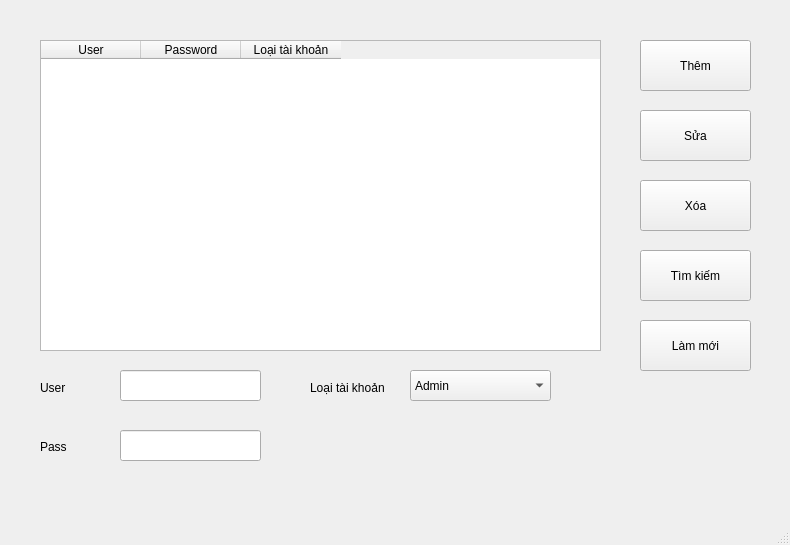
<?xml version="1.0" encoding="UTF-8"?>
<ui version="4.0">
 <class>QuanLyTaiKhoan</class>
 <widget class="QMainWindow" name="QuanLyTaiKhoan">
  <property name="geometry">
   <rect>
    <x>0</x>
    <y>0</y>
    <width>790</width>
    <height>545</height>
   </rect>
  </property>
  <property name="windowTitle">
   <string>QuanLyTaiKhoan</string>
  </property>
  <widget class="QWidget" name="centralwidget">
   <widget class="QTableWidget" name="tblTaiKhoan">
    <property name="geometry">
     <rect>
      <x>40</x>
      <y>40</y>
      <width>561</width>
      <height>311</height>
     </rect>
    </property>
    <column>
     <property name="text">
      <string>User</string>
     </property>
    </column>
    <column>
     <property name="text">
      <string>Password</string>
     </property>
    </column>
    <column>
     <property name="text">
      <string>Loại tài khoản</string>
     </property>
    </column>
   </widget>
   <widget class="QPushButton" name="btnAdd">
    <property name="geometry">
     <rect>
      <x>640</x>
      <y>40</y>
      <width>111</width>
      <height>51</height>
     </rect>
    </property>
    <property name="text">
     <string>Thêm</string>
    </property>
   </widget>
   <widget class="QPushButton" name="btnSua">
    <property name="geometry">
     <rect>
      <x>640</x>
      <y>110</y>
      <width>111</width>
      <height>51</height>
     </rect>
    </property>
    <property name="text">
     <string>Sửa</string>
    </property>
   </widget>
   <widget class="QPushButton" name="btnXoa">
    <property name="geometry">
     <rect>
      <x>640</x>
      <y>180</y>
      <width>111</width>
      <height>51</height>
     </rect>
    </property>
    <property name="text">
     <string>Xóa</string>
    </property>
   </widget>
   <widget class="QPushButton" name="btnSeach">
    <property name="geometry">
     <rect>
      <x>640</x>
      <y>250</y>
      <width>111</width>
      <height>51</height>
     </rect>
    </property>
    <property name="text">
     <string>Tìm kiếm</string>
    </property>
   </widget>
   <widget class="QPushButton" name="btnRefesh">
    <property name="geometry">
     <rect>
      <x>640</x>
      <y>320</y>
      <width>111</width>
      <height>51</height>
     </rect>
    </property>
    <property name="text">
     <string>Làm mới</string>
    </property>
   </widget>
   <widget class="QLabel" name="label_3">
    <property name="geometry">
     <rect>
      <x>40</x>
      <y>440</y>
      <width>47</width>
      <height>13</height>
     </rect>
    </property>
    <property name="text">
     <string>Pass</string>
    </property>
   </widget>
   <widget class="QLineEdit" name="txtUser">
    <property name="geometry">
     <rect>
      <x>120</x>
      <y>370</y>
      <width>141</width>
      <height>31</height>
     </rect>
    </property>
   </widget>
   <widget class="QLineEdit" name="txtPass">
    <property name="geometry">
     <rect>
      <x>120</x>
      <y>430</y>
      <width>141</width>
      <height>31</height>
     </rect>
    </property>
   </widget>
   <widget class="QLabel" name="label">
    <property name="geometry">
     <rect>
      <x>40</x>
      <y>380</y>
      <width>71</width>
      <height>16</height>
     </rect>
    </property>
    <property name="text">
     <string>User</string>
    </property>
   </widget>
   <widget class="QLabel" name="label_2">
    <property name="geometry">
     <rect>
      <x>310</x>
      <y>380</y>
      <width>81</width>
      <height>16</height>
     </rect>
    </property>
    <property name="text">
     <string>Loại tài khoản</string>
    </property>
   </widget>
   <widget class="QComboBox" name="comboBox">
    <property name="geometry">
     <rect>
      <x>410</x>
      <y>370</y>
      <width>141</width>
      <height>31</height>
     </rect>
    </property>
    <item>
     <property name="text">
      <string>Admin</string>
     </property>
    </item>
    <item>
     <property name="text">
      <string>Sinh Vien</string>
     </property>
    </item>
   </widget>
  </widget>
  <widget class="QMenuBar" name="menubar">
   <property name="geometry">
    <rect>
     <x>0</x>
     <y>0</y>
     <width>790</width>
     <height>26</height>
    </rect>
   </property>
  </widget>
  <widget class="QStatusBar" name="statusbar"/>
 </widget>
 <resources/>
 <connections/>
</ui>
